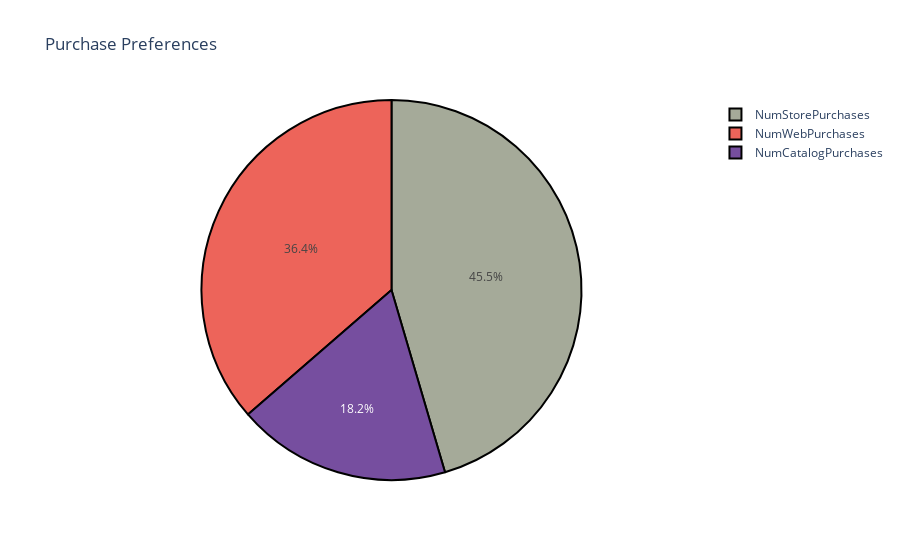
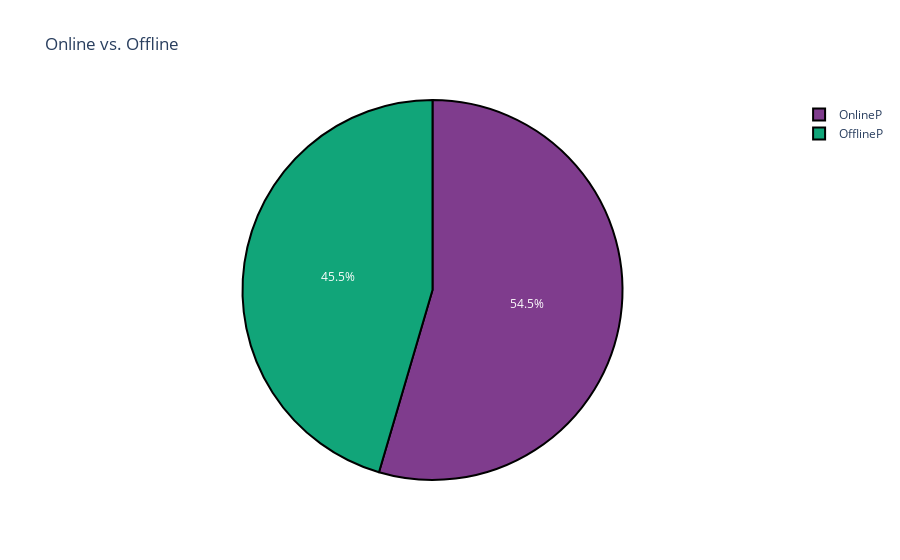

The cell these charts' notebook holds for them, in order:
### Markdown cell above
Berdasarkan pada distribusi data yang dicheck pada column dari setiap preferensi pembelian yang dilakukan oleh customer, maka dapat dilihat bahwa dari semua column memiliki distribusi data yang tidak normal (Right-Skewed), hal ini berarti bahwa saya harus menggunaakan `median` aggregation untuk melakukan analysis terhadap column2 tersebut.

### Code cell
avg_Purchases1 = df[['NumWebPurchases', 'NumCatalogPurchases', 'NumStorePurchases']].median(axis=0)
avg_Purchases2 = df[['OnlineP', 'OfflineP']].median(axis=0)

avg_Purchases1 = df[['NumWebPurchases', 'NumCatalogPurchases', 'NumStorePurchases']].median(axis=0)
avg_Purchases2 = df[['OnlineP', 'OfflineP']].median(axis=0)

# Plot first pie chart (Purchase Channels)
fig1 = px.pie(values=avg_Purchases1.values, names=avg_Purchases1.index, title='Purchase Preferences',
              color_discrete_sequence=px.colors.qualitative.Vivid_r)
fig1.update_traces(marker=dict(line=dict(color='#000000', width=2)))  # Add black border to pie slices
fig1.show()

# Plot second pie chart (Online vs. Offline)
fig2 = px.pie(values=avg_Purchases2.values, names=avg_Purchases2.index, title='Online vs. Offline',
              color_discrete_sequence=px.colors.qualitative.Bold)
fig2.update_traces(marker=dict(line=dict(color='#000000', width=2)))  # Add black border to pie slices
fig2.show()

### Figure 1 — Plotly figure (JSON) as saved in the notebook; plotly's stock layout.template omitted (floating-point values rounded to 4 significant figures)
{"data": [{"domain": {"x": [0, 1], "y": [0, 1]}, "hovertemplate": "label=%{label}<br>value=%{value}<extra></extra>", "labels": ["NumWebPurchases", "NumCatalogPurchases", "NumStorePurchases"], "legendgroup": "", "marker": {"line": {"color": "#000000", "width": 2}}, "name": "", "showlegend": true, "type": "pie", "values": [4, 2, 5]}], "layout": {"legend": {"tracegroupgap": 0}, "piecolorway": ["rgb(165, 170, 153)", "rgb(237, 100, 90)", "rgb(118, 78, 159)", "rgb(47, 138, 196)", "rgb(218, 165, 27)", "rgb(36, 121, 108)", "rgb(204, 97, 176)", "rgb(153, 201, 69)", "rgb(82, 188, 163)", "rgb(93, 105, 177)", "rgb(229, 134, 6)"], "title": {"text": "Purchase Preferences"}}}

### Figure 2 — Plotly figure (JSON) as saved in the notebook; plotly's stock layout.template omitted (floating-point values rounded to 4 significant figures)
{"data": [{"domain": {"x": [0, 1], "y": [0, 1]}, "hovertemplate": "label=%{label}<br>value=%{value}<extra></extra>", "labels": ["OnlineP", "OfflineP"], "legendgroup": "", "marker": {"line": {"color": "#000000", "width": 2}}, "name": "", "showlegend": true, "type": "pie", "values": [6, 5]}], "layout": {"legend": {"tracegroupgap": 0}, "piecolorway": ["rgb(127, 60, 141)", "rgb(17, 165, 121)", "rgb(57, 105, 172)", "rgb(242, 183, 1)", "rgb(231, 63, 116)", "rgb(128, 186, 90)", "rgb(230, 131, 16)", "rgb(0, 134, 149)", "rgb(207, 28, 144)", "rgb(249, 123, 114)", "rgb(165, 170, 153)"], "title": {"text": "Online vs. Offline"}}}
